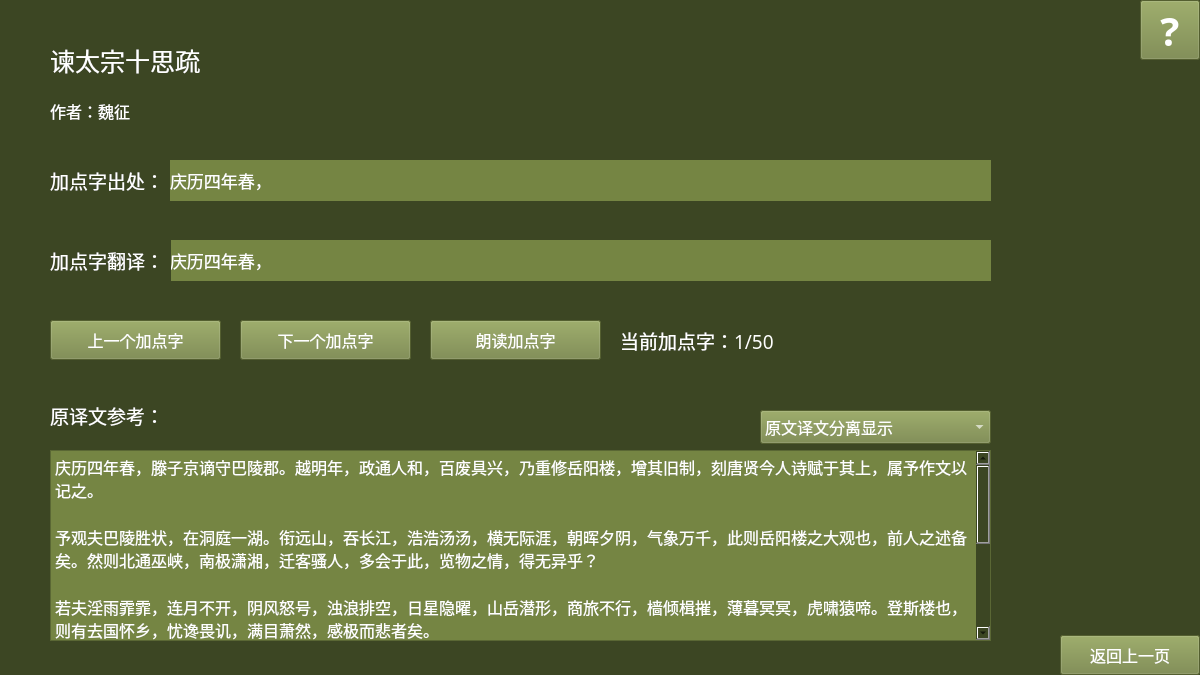
<?xml version="1.0" encoding="UTF-8"?>
<ui version="4.0">
 <class>LearnSplit</class>
 <widget class="QFrame" name="LearnSplit">
  <property name="geometry">
   <rect>
    <x>0</x>
    <y>0</y>
    <width>1200</width>
    <height>675</height>
   </rect>
  </property>
  <property name="windowTitle">
   <string>Frame</string>
  </property>
  <property name="styleSheet">
   <string notr="true">background-color: rgb(60, 70, 35);
</string>
  </property>
  <widget class="QLabel" name="labelAuthor">
   <property name="geometry">
    <rect>
     <x>50</x>
     <y>100</y>
     <width>231</width>
     <height>21</height>
    </rect>
   </property>
   <property name="font">
    <font>
     <family>等线</family>
     <pointsize>12</pointsize>
    </font>
   </property>
   <property name="styleSheet">
    <string notr="true">color: rgb(255, 255, 255);</string>
   </property>
   <property name="text">
    <string>作者：魏征</string>
   </property>
  </widget>
  <widget class="QTextBrowser" name="textBrowserRef">
   <property name="geometry">
    <rect>
     <x>50</x>
     <y>450</y>
     <width>941</width>
     <height>191</height>
    </rect>
   </property>
   <property name="font">
    <font>
     <family>等线</family>
     <pointsize>12</pointsize>
    </font>
   </property>
   <property name="focusPolicy">
    <enum>Qt::NoFocus</enum>
   </property>
   <property name="styleSheet">
    <string notr="true">background-color: rgb(117, 133, 67);
color: rgb(255, 255, 255);</string>
   </property>
   <property name="html">
    <string>&lt;!DOCTYPE HTML PUBLIC &quot;-//W3C//DTD HTML 4.0//EN&quot; &quot;http://www.w3.org/TR/REC-html40/strict.dtd&quot;&gt;
&lt;html&gt;&lt;head&gt;&lt;meta name=&quot;qrichtext&quot; content=&quot;1&quot; /&gt;&lt;style type=&quot;text/css&quot;&gt;
p, li { white-space: pre-wrap; }
&lt;/style&gt;&lt;/head&gt;&lt;body style=&quot; font-family:'等线'; font-size:12pt; font-weight:400; font-style:normal;&quot;&gt;
&lt;p style=&quot; margin-top:0px; margin-bottom:0px; margin-left:0px; margin-right:0px; -qt-block-indent:0; text-indent:0px;&quot;&gt;庆历四年春，滕子京谪守巴陵郡。越明年，政通人和，百废具兴，乃重修岳阳楼，增其旧制，刻唐贤今人诗赋于其上，属予作文以记之。&lt;/p&gt;
&lt;p style=&quot;-qt-paragraph-type:empty; margin-top:0px; margin-bottom:0px; margin-left:0px; margin-right:0px; -qt-block-indent:0; text-indent:0px;&quot;&gt;&lt;br /&gt;&lt;/p&gt;
&lt;p style=&quot; margin-top:0px; margin-bottom:0px; margin-left:0px; margin-right:0px; -qt-block-indent:0; text-indent:0px;&quot;&gt;予观夫巴陵胜状，在洞庭一湖。衔远山，吞长江，浩浩汤汤，横无际涯，朝晖夕阴，气象万千，此则岳阳楼之大观也，前人之述备矣。然则北通巫峡，南极潇湘，迁客骚人，多会于此，览物之情，得无异乎？&lt;/p&gt;
&lt;p style=&quot;-qt-paragraph-type:empty; margin-top:0px; margin-bottom:0px; margin-left:0px; margin-right:0px; -qt-block-indent:0; text-indent:0px;&quot;&gt;&lt;br /&gt;&lt;/p&gt;
&lt;p style=&quot; margin-top:0px; margin-bottom:0px; margin-left:0px; margin-right:0px; -qt-block-indent:0; text-indent:0px;&quot;&gt;若夫淫雨霏霏，连月不开，阴风怒号，浊浪排空，日星隐曜，山岳潜形，商旅不行，樯倾楫摧，薄暮冥冥，虎啸猿啼。登斯楼也，则有去国怀乡，忧谗畏讥，满目萧然，感极而悲者矣。&lt;/p&gt;
&lt;p style=&quot;-qt-paragraph-type:empty; margin-top:0px; margin-bottom:0px; margin-left:0px; margin-right:0px; -qt-block-indent:0; text-indent:0px;&quot;&gt;&lt;br /&gt;&lt;/p&gt;
&lt;p style=&quot; margin-top:0px; margin-bottom:0px; margin-left:0px; margin-right:0px; -qt-block-indent:0; text-indent:0px;&quot;&gt;至若春和景明，波澜不惊，上下天光，一碧万顷，沙鸥翔集，锦鳞游泳，岸芷汀兰，郁郁青青。而或长烟一空，皓月千里，浮光跃金，静影沉璧，渔歌互答，此乐何极！登斯楼也，则有心旷神怡，宠辱偕忘，把酒临风，其喜洋洋者矣。&lt;/p&gt;
&lt;p style=&quot;-qt-paragraph-type:empty; margin-top:0px; margin-bottom:0px; margin-left:0px; margin-right:0px; -qt-block-indent:0; text-indent:0px;&quot;&gt;&lt;br /&gt;&lt;/p&gt;
&lt;p style=&quot; margin-top:0px; margin-bottom:0px; margin-left:0px; margin-right:0px; -qt-block-indent:0; text-indent:0px;&quot;&gt;嗟夫！予尝求古仁人之心，或异二者之为，何哉？不以物喜，不以己悲，居庙堂之高则忧其民，处江湖之远则忧其君。是进亦忧，退亦忧。然则何时而乐耶？其必曰“先天下之忧而忧，后天下之乐而乐”乎！噫！微斯人，吾谁与归？&lt;/p&gt;
&lt;p style=&quot;-qt-paragraph-type:empty; margin-top:0px; margin-bottom:0px; margin-left:0px; margin-right:0px; -qt-block-indent:0; text-indent:0px;&quot;&gt;&lt;br /&gt;&lt;/p&gt;
&lt;p style=&quot; margin-top:0px; margin-bottom:0px; margin-left:0px; margin-right:0px; -qt-block-indent:0; text-indent:0px;&quot;&gt;时六年九月十五日。&lt;/p&gt;&lt;/body&gt;&lt;/html&gt;</string>
   </property>
  </widget>
  <widget class="QPushButton" name="pushButtonExit">
   <property name="geometry">
    <rect>
     <x>1060</x>
     <y>635</y>
     <width>140</width>
     <height>40</height>
    </rect>
   </property>
   <property name="font">
    <font>
     <family>等线</family>
     <pointsize>12</pointsize>
    </font>
   </property>
   <property name="focusPolicy">
    <enum>Qt::NoFocus</enum>
   </property>
   <property name="styleSheet">
    <string notr="true">background-color: rgb(117, 133, 67);
color: rgb(255, 255, 255);</string>
   </property>
   <property name="text">
    <string>返回上一页</string>
   </property>
  </widget>
  <widget class="QLabel" name="labelTitle">
   <property name="geometry">
    <rect>
     <x>50</x>
     <y>30</y>
     <width>751</width>
     <height>61</height>
    </rect>
   </property>
   <property name="font">
    <font>
     <family>等线</family>
     <pointsize>19</pointsize>
    </font>
   </property>
   <property name="styleSheet">
    <string notr="true">color: rgb(255, 255, 255);</string>
   </property>
   <property name="text">
    <string>谏太宗十思疏</string>
   </property>
  </widget>
  <widget class="QLabel" name="labelRef">
   <property name="geometry">
    <rect>
     <x>50</x>
     <y>400</y>
     <width>151</width>
     <height>31</height>
    </rect>
   </property>
   <property name="font">
    <font>
     <family>等线</family>
     <pointsize>14</pointsize>
    </font>
   </property>
   <property name="styleSheet">
    <string notr="true">color: rgb(255, 255, 255);</string>
   </property>
   <property name="text">
    <string>原译文参考：</string>
   </property>
  </widget>
  <widget class="QLabel" name="labelOne">
   <property name="geometry">
    <rect>
     <x>50</x>
     <y>160</y>
     <width>121</width>
     <height>41</height>
    </rect>
   </property>
   <property name="font">
    <font>
     <family>等线</family>
     <pointsize>14</pointsize>
    </font>
   </property>
   <property name="styleSheet">
    <string notr="true">color: rgb(255, 255, 255);</string>
   </property>
   <property name="text">
    <string>加点字出处：</string>
   </property>
  </widget>
  <widget class="QLabel" name="labelOneText">
   <property name="geometry">
    <rect>
     <x>170</x>
     <y>160</y>
     <width>821</width>
     <height>41</height>
    </rect>
   </property>
   <property name="font">
    <font>
     <family>等线</family>
     <pointsize>13</pointsize>
    </font>
   </property>
   <property name="styleSheet">
    <string notr="true">background-color: rgb(117, 133, 67);
color: rgb(255, 255, 255);</string>
   </property>
   <property name="text">
    <string>庆历四年春，</string>
   </property>
  </widget>
  <widget class="QLabel" name="labelTwoText">
   <property name="geometry">
    <rect>
     <x>170</x>
     <y>240</y>
     <width>821</width>
     <height>41</height>
    </rect>
   </property>
   <property name="font">
    <font>
     <family>等线</family>
     <pointsize>13</pointsize>
    </font>
   </property>
   <property name="styleSheet">
    <string notr="true">background-color: rgb(117, 133, 67);
color: rgb(255, 255, 255);</string>
   </property>
   <property name="text">
    <string>庆历四年春，</string>
   </property>
  </widget>
  <widget class="QLabel" name="labelTwo">
   <property name="geometry">
    <rect>
     <x>50</x>
     <y>240</y>
     <width>121</width>
     <height>41</height>
    </rect>
   </property>
   <property name="font">
    <font>
     <family>等线</family>
     <pointsize>14</pointsize>
    </font>
   </property>
   <property name="styleSheet">
    <string notr="true">color: rgb(255, 255, 255);</string>
   </property>
   <property name="text">
    <string>加点字翻译：</string>
   </property>
  </widget>
  <widget class="QLabel" name="labelLocation">
   <property name="geometry">
    <rect>
     <x>620</x>
     <y>320</y>
     <width>291</width>
     <height>41</height>
    </rect>
   </property>
   <property name="font">
    <font>
     <family>等线</family>
     <pointsize>14</pointsize>
    </font>
   </property>
   <property name="styleSheet">
    <string notr="true">color: rgb(255, 255, 255);</string>
   </property>
   <property name="text">
    <string>当前加点字：1/50</string>
   </property>
  </widget>
  <widget class="QPushButton" name="pushButtonNext">
   <property name="geometry">
    <rect>
     <x>240</x>
     <y>320</y>
     <width>171</width>
     <height>40</height>
    </rect>
   </property>
   <property name="font">
    <font>
     <family>等线</family>
     <pointsize>12</pointsize>
    </font>
   </property>
   <property name="focusPolicy">
    <enum>Qt::NoFocus</enum>
   </property>
   <property name="styleSheet">
    <string notr="true">background-color: rgb(117, 133, 67);
color: rgb(255, 255, 255);</string>
   </property>
   <property name="text">
    <string>下一个加点字</string>
   </property>
  </widget>
  <widget class="QPushButton" name="pushButtonLast">
   <property name="geometry">
    <rect>
     <x>50</x>
     <y>320</y>
     <width>171</width>
     <height>40</height>
    </rect>
   </property>
   <property name="font">
    <font>
     <family>等线</family>
     <pointsize>12</pointsize>
    </font>
   </property>
   <property name="focusPolicy">
    <enum>Qt::NoFocus</enum>
   </property>
   <property name="styleSheet">
    <string notr="true">background-color: rgb(117, 133, 67);
color: rgb(255, 255, 255);</string>
   </property>
   <property name="text">
    <string>上一个加点字</string>
   </property>
  </widget>
  <widget class="QComboBox" name="comboBoxMode">
   <property name="geometry">
    <rect>
     <x>760</x>
     <y>410</y>
     <width>231</width>
     <height>34</height>
    </rect>
   </property>
   <property name="font">
    <font>
     <family>等线</family>
     <pointsize>12</pointsize>
    </font>
   </property>
   <property name="focusPolicy">
    <enum>Qt::NoFocus</enum>
   </property>
   <property name="styleSheet">
    <string notr="true">background-color: rgb(117, 133, 67);
color: rgb(255, 255, 255);</string>
   </property>
   <item>
    <property name="text">
     <string>原文译文分离显示</string>
    </property>
   </item>
   <item>
    <property name="text">
     <string>原文译文逐段交叉显示</string>
    </property>
   </item>
   <item>
    <property name="text">
     <string>原文译文逐句交叉显示</string>
    </property>
   </item>
  </widget>
  <widget class="QPushButton" name="pushButtonRead">
   <property name="geometry">
    <rect>
     <x>430</x>
     <y>320</y>
     <width>171</width>
     <height>40</height>
    </rect>
   </property>
   <property name="font">
    <font>
     <family>等线</family>
     <pointsize>12</pointsize>
    </font>
   </property>
   <property name="focusPolicy">
    <enum>Qt::NoFocus</enum>
   </property>
   <property name="styleSheet">
    <string notr="true">background-color: rgb(117, 133, 67);
color: rgb(255, 255, 255);</string>
   </property>
   <property name="text">
    <string>朗读加点字</string>
   </property>
  </widget>
  <widget class="QPushButton" name="pushButtonHelp">
   <property name="geometry">
    <rect>
     <x>1140</x>
     <y>0</y>
     <width>60</width>
     <height>60</height>
    </rect>
   </property>
   <property name="font">
    <font>
     <family>微软雅黑</family>
     <pointsize>30</pointsize>
     <weight>75</weight>
     <bold>true</bold>
    </font>
   </property>
   <property name="focusPolicy">
    <enum>Qt::NoFocus</enum>
   </property>
   <property name="styleSheet">
    <string notr="true">background-color: rgb(117, 133, 67);
color: rgb(255, 255, 255);</string>
   </property>
   <property name="text">
    <string>?</string>
   </property>
  </widget>
 </widget>
 <resources/>
 <connections/>
</ui>
